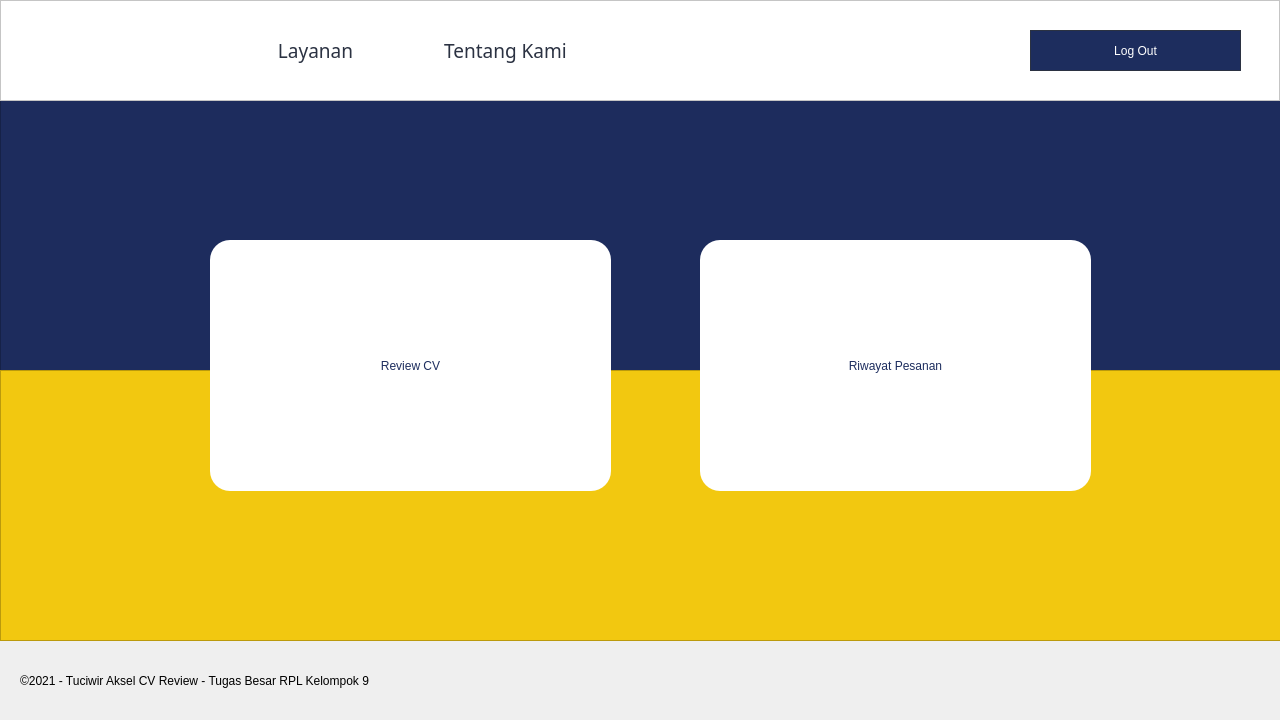
<?xml version="1.0" encoding="UTF-8"?>
<ui version="4.0">
 <class>MainWindow</class>
 <widget class="QMainWindow" name="MainWindow">
  <property name="enabled">
   <bool>true</bool>
  </property>
  <property name="geometry">
   <rect>
    <x>0</x>
    <y>0</y>
    <width>1280</width>
    <height>720</height>
   </rect>
  </property>
  <property name="windowTitle">
   <string>MainWindow</string>
  </property>
  <widget class="QWidget" name="centralwidget">
   <widget class="QLabel" name="label">
    <property name="geometry">
     <rect>
      <x>40</x>
      <y>80</y>
      <width>151</width>
      <height>41</height>
     </rect>
    </property>
    <property name="text">
     <string/>
    </property>
    <property name="pixmap">
     <pixmap>../../img/logo aksel.png</pixmap>
    </property>
    <property name="scaledContents">
     <bool>true</bool>
    </property>
   </widget>
   <widget class="QLabel" name="label_2">
    <property name="geometry">
     <rect>
      <x>20</x>
      <y>660</y>
      <width>571</width>
      <height>41</height>
     </rect>
    </property>
    <property name="styleSheet">
     <string notr="true">font: 87 12pt &quot;Mulish Black&quot;;
font: 63 12pt &quot;Mulish SemiBold&quot;;</string>
    </property>
    <property name="text">
     <string>©️2021 - Tuciwir Aksel CV Review - Tugas Besar RPL Kelompok 9</string>
    </property>
   </widget>
   <widget class="QFrame" name="frame">
    <property name="geometry">
     <rect>
      <x>0</x>
      <y>370</y>
      <width>1281</width>
      <height>271</height>
     </rect>
    </property>
    <property name="styleSheet">
     <string notr="true">background-color: rgb(242, 200, 16);</string>
    </property>
    <property name="frameShape">
     <enum>QFrame::StyledPanel</enum>
    </property>
    <property name="frameShadow">
     <enum>QFrame::Raised</enum>
    </property>
   </widget>
   <widget class="QPushButton" name="bookingButton">
    <property name="geometry">
     <rect>
      <x>210</x>
      <y>240</y>
      <width>401</width>
      <height>251</height>
     </rect>
    </property>
    <property name="styleSheet">
     <string notr="true">font: 81 18pt &quot;Mulish ExtraBold&quot;;
background-color: rgb(255, 255, 255);
border-radius: 20px;
color: rgb(29, 45, 94);
</string>
    </property>
    <property name="text">
     <string>Review CV</string>
    </property>
   </widget>
   <widget class="QFrame" name="frame_3">
    <property name="geometry">
     <rect>
      <x>0</x>
      <y>100</y>
      <width>1281</width>
      <height>271</height>
     </rect>
    </property>
    <property name="styleSheet">
     <string notr="true">background-color: rgb(29, 44, 93);</string>
    </property>
    <property name="frameShape">
     <enum>QFrame::StyledPanel</enum>
    </property>
    <property name="frameShadow">
     <enum>QFrame::Raised</enum>
    </property>
   </widget>
   <widget class="QPushButton" name="statusPesananButton">
    <property name="geometry">
     <rect>
      <x>700</x>
      <y>240</y>
      <width>391</width>
      <height>251</height>
     </rect>
    </property>
    <property name="styleSheet">
     <string notr="true">font: 81 18pt &quot;Mulish ExtraBold&quot;;
background-color: rgb(255, 255, 255);
border-radius: 20px;
color: rgb(29, 45, 94);

</string>
    </property>
    <property name="text">
     <string>Riwayat Pesanan</string>
    </property>
   </widget>
   <widget class="QFrame" name="frame_2">
    <property name="geometry">
     <rect>
      <x>0</x>
      <y>0</y>
      <width>1280</width>
      <height>101</height>
     </rect>
    </property>
    <property name="styleSheet">
     <string notr="true">background: #FFFFFF;</string>
    </property>
    <property name="frameShape">
     <enum>QFrame::StyledPanel</enum>
    </property>
    <property name="frameShadow">
     <enum>QFrame::Raised</enum>
    </property>
    <widget class="QPushButton" name="logoutbutton">
     <property name="geometry">
      <rect>
       <x>1030</x>
       <y>30</y>
       <width>211</width>
       <height>41</height>
      </rect>
     </property>
     <property name="styleSheet">
      <string notr="true">QPushButton{ 
	background-color: #1D2D5E; color:#FFFFFF;
	font: 15pt &quot;Mulish&quot;;
	border-radius: 13.25760269165039px;
	border: 1.4px solid #2B3242;
}

 QPushButton:hover {
	background-color: #4A577E; color:#fff;
	border: 1.4px solid #2B3242;
 }</string>
     </property>
     <property name="text">
      <string>Log Out</string>
     </property>
    </widget>
    <widget class="QPushButton" name="aboutmebutton">
     <property name="geometry">
      <rect>
       <x>420</x>
       <y>30</y>
       <width>171</width>
       <height>41</height>
      </rect>
     </property>
     <property name="font">
      <font>
       <family>Mulish</family>
       <pointsize>14</pointsize>
       <weight>50</weight>
       <italic>false</italic>
       <bold>false</bold>
      </font>
     </property>
     <property name="styleSheet">
      <string notr="true">color:#000000;
color: #2B3242;
font: 14pt &quot;Mulish&quot;;
Border: 0px;</string>
     </property>
     <property name="text">
      <string>Tentang Kami</string>
     </property>
    </widget>
    <widget class="QPushButton" name="layananbutton_4">
     <property name="geometry">
      <rect>
       <x>230</x>
       <y>30</y>
       <width>171</width>
       <height>41</height>
      </rect>
     </property>
     <property name="font">
      <font>
       <family>Mulish</family>
       <pointsize>14</pointsize>
       <weight>50</weight>
       <italic>false</italic>
       <bold>false</bold>
      </font>
     </property>
     <property name="styleSheet">
      <string notr="true">color:#000000;
color: #2B3242;
font: 14pt &quot;Mulish&quot;;
Border: 0px;</string>
     </property>
     <property name="text">
      <string>Layanan</string>
     </property>
    </widget>
    <widget class="QLabel" name="label_3">
     <property name="geometry">
      <rect>
       <x>50</x>
       <y>30</y>
       <width>141</width>
       <height>41</height>
      </rect>
     </property>
     <property name="text">
      <string/>
     </property>
     <property name="pixmap">
      <pixmap>../img/logo aksel.png</pixmap>
     </property>
     <property name="scaledContents">
      <bool>true</bool>
     </property>
    </widget>
   </widget>
   <zorder>frame_3</zorder>
   <zorder>frame</zorder>
   <zorder>label</zorder>
   <zorder>label_2</zorder>
   <zorder>bookingButton</zorder>
   <zorder>statusPesananButton</zorder>
   <zorder>frame_2</zorder>
  </widget>
 </widget>
 <resources/>
 <connections/>
</ui>
